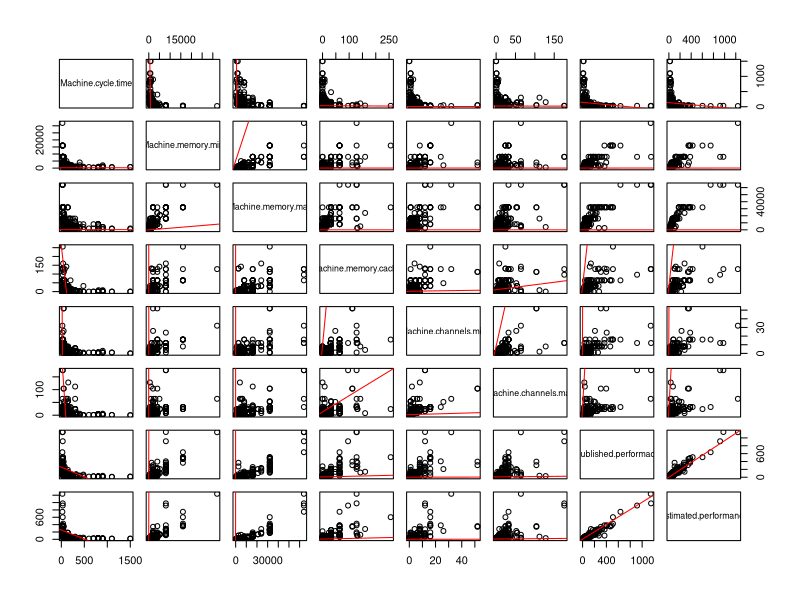
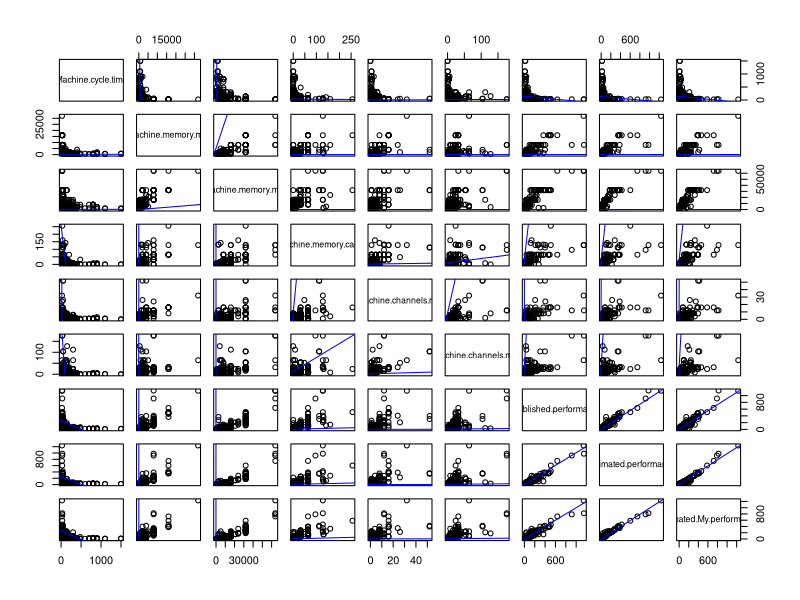

Write R code to recreate these figures, in order.

#Read in data and clean unnecessary columns  and null values
machine_information <- read.csv("data/machine.data", strip.white=TRUE)
#machine_information <- subset(machine_information, select = -c(adviser,X32.60))
machine_information <- machine_information[complete.cases(machine_information),]
colnames(machine_information)<- c("Company",
                                  "Machine.name",
                                  "Machine.cycle.time",
                                  "Machine.memory.min",
                                  "Machine.memory.max",
                                  "Machine.memory.cache",
                                  "Machine.channels.min",
                                  "Machine.channels.max",
                                  "Published.performace",
                                  "Estimated.performance")

machine_information <- subset(machine_information, select = -c(Company, Machine.name))

pairs( machine_information, panel=function(x,y){
  points(x, y)
  model <- lm(x ~ y)
  abline(model, col='red')
})

machine_information_model <- lm(machine_information$Published.performace ~
                    
                    #.
                    +Machine.cycle.time
                    #
                    +Machine.memory.max
                    +Machine.memory.min
                    +Machine.memory.max*Machine.memory.min
                    #+Machine.memory.max:Machine.memory.min
                    +Machine.memory.cache
                    +Machine.channels.max
                    +Machine.channels.min
                    +Machine.channels.max*Machine.channels.min
                    #+Machine.channels.max:Machine.channels.min
                    -Estimated.performance #ignore the hardcoded predictions
                    #-Estimated.My.performance
                    ,data=machine_information)
machine_information_model$coefficients
summary(machine_information_model)

predicted_machine_model <- round(predict(machine_information_model, machine_information)) 

machine_information$Estimated.My.performance = predicted_machine_model

pairs( machine_information, panel=function(x,y){
  points(x, y)
  model <- lm(x ~ y)
  abline(model, col='blue')
})

#par(mfrow = c(2, 2))
#plot(predicted_machine_model)
